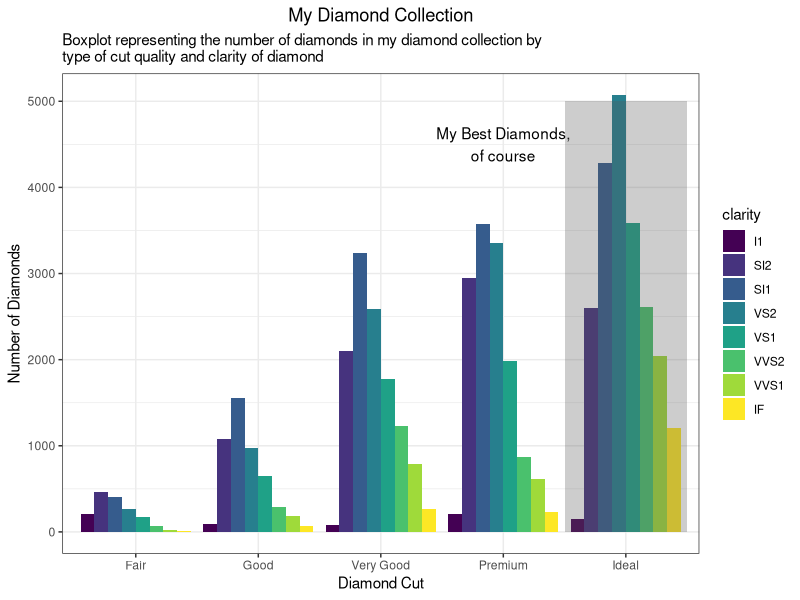
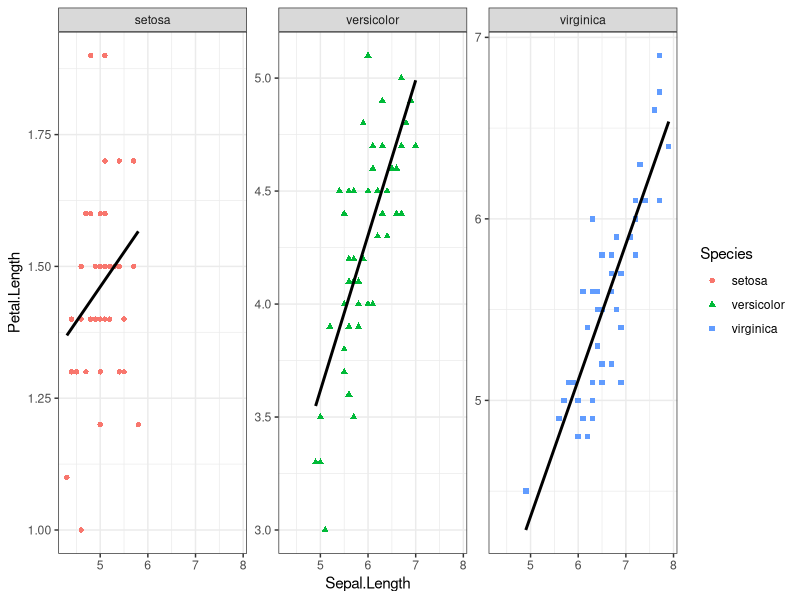
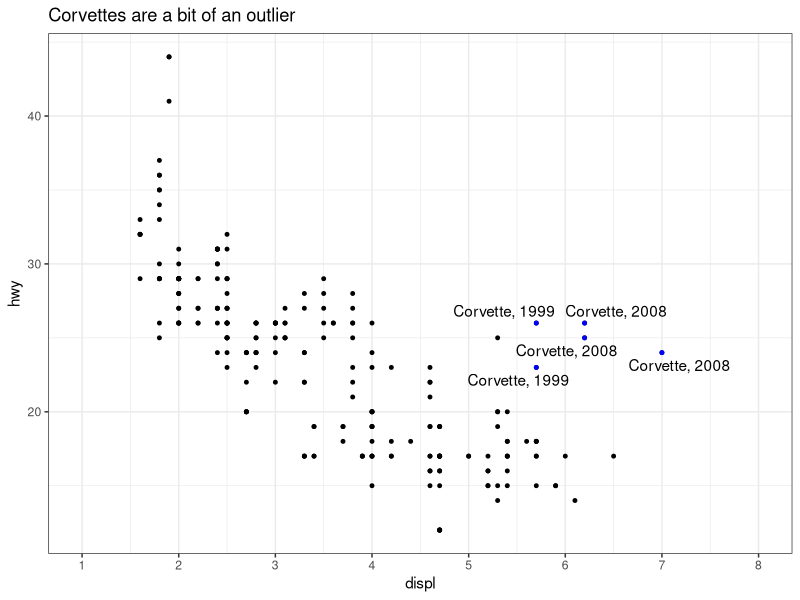
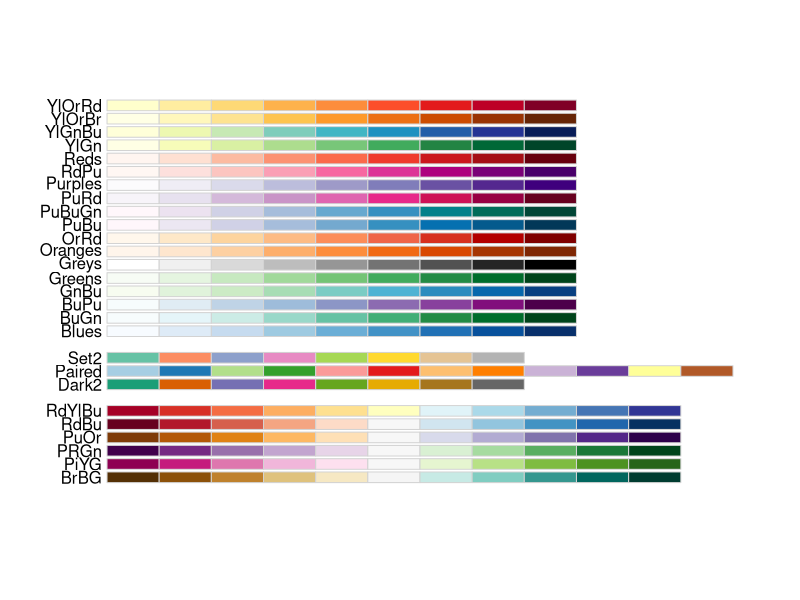
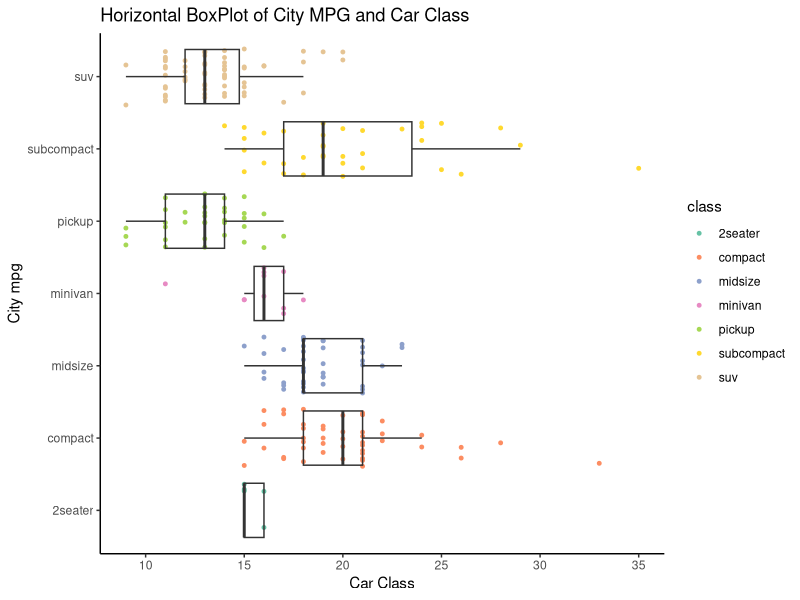

Here is the R script that generated these plots, in order:
## ---- chunk 1
knitr::opts_chunk$set(echo = FALSE)
## ---- chunk 2
library("ggplot2")
library("magrittr") #so I can do some piping
data("diamonds")
data("mpg")
data("iris")
theme_set(theme_bw()) #I'll give you this one, you can set the theme individually for graphs
#or you can set the theme for all the graphs using theme_set()
#theme_bw() is best theme (IMO)

#for graph 3:
library("ggrepel")


## ---- chunk 3
data("diamonds")
#hint think about the *position* the bars are in...
## ---- chunk 4
ggplot(diamonds, aes(x = cut, fill = clarity)) +
  geom_bar(position = "dodge") + 
  labs(x = "Diamond Cut", y = "Number of Diamonds", title = "My Diamond Collection", subtitle = "Boxplot representing the number of diamonds in my diamond collection by \ntype of cut quality and clarity of diamond") + 
  theme(plot.title = element_text(hjust = 0.5)) + 
  annotate("text", x = 4, y = 4500, label = "My Best Diamonds,\nof course") +
  annotate("rect", xmin = 4.5, xmax = 5.5, ymin = 0, ymax = 5000, alpha = 0.3)


## ---- chunk 5
data("iris")
## ---- chunk 6
ggplot(iris, aes(Sepal.Length, Petal.Length)) +
  geom_point(aes(shape = Species, color = Species)) + 
  facet_wrap(~ Species, scales = "free_y") +
  geom_smooth(method = "lm", se = F, color = "black")

#is there a way to move the setosa panel to the middle and versicolor to the left?

## ---- chunk 7
data("mpg")
corvette <- mpg[mpg$model == "corvette",]
#install
require("ggrepel") #useful for making text annotations better, hint hint
set.seed(42)
## ---- chunk 8
ggplot(mpg, aes(displ, hwy)) +
  geom_point(size = 1) + 
  geom_point(data = corvette, aes(displ, hwy), color = "blue", size = 1) +
  geom_text_repel(data = corvette, aes(label = paste("Corvette,",year))) +
  labs(title = "Corvettes are a bit of an outlier") + 
  scale_x_continuous(breaks = seq(1, 8, by = 1), limits = c(1, 8)) 

## ---- chunk 9
data(mpg)

#hint for the coloring, colorbrewer and you can set palette colors and make your graphs colorblind friendly
library(RColorBrewer)
display.brewer.all(colorblindFriendly = T) #take a look at the colorblindfriendly options
## ---- chunk 10
ggplot(data = mpg, mapping = aes(cty, class)) +
  geom_jitter(mapping = aes(color = class), size = 1, width = 0) +
  scale_color_brewer(palette = "Set2") +
  geom_boxplot(alpha = 0) +
  labs(title = "Horizontal BoxPlot of City MPG and Car Class", x = "Car Class", y = "City mpg") +
  theme(panel.grid.major = element_blank(), panel.grid.minor = element_blank(), panel.background = element_blank(), panel.border = element_blank(), axis.line = element_line(color = "black"))

